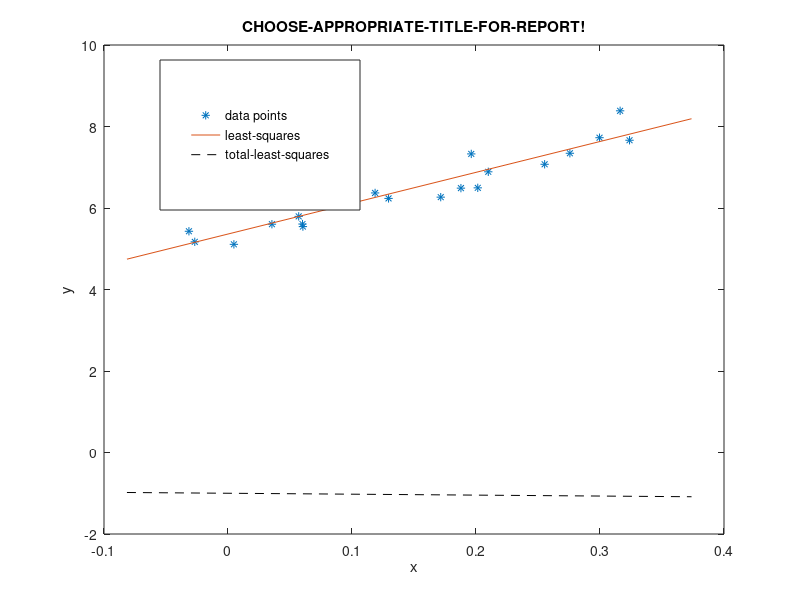

Recreate this plot in MATLAB.
% Task 1: Fit least squares and total least squares lines to data points.

% Clear up
clc;
close all;
clearvars;

% Begin by loading data points from linjepunkter.mat
load linjepunkter

% Convenient to have x, y as column vectors
x = x';
y = y';
N = length(x); % number of data points

% Plot data
plot(x, y, '*'); hold on;
xlabel('x') 
ylabel('y')
title('CHOOSE-APPROPRIATE-TITLE-FOR-REPORT!') % OBS - CHANGE TITLE!
x_fine = [min(x)-0.05,max(x)+0.05]; % used when plotting the fitted lines

A = [ x ones(length(x),1)];
% Fit a line to these data points with least squares
% Here you should write code to obtain the p_ls coefficients (assuming the
% line has the form y = p_ls(1) * x + p_ls(2)).
p_ls = (A'*A)\(A'*y)
plot(x_fine, p_ls(1) * x_fine + p_ls(2))

% Fit a line to these data points with total least squares.
% Note that the total least squares line has the form 
% ax + by + c = 0, but the plot command requires it to be of the form
% y = kx + m, so make sure to convert appropriately.

A_tls = (1-1/size(x,1)).*toeplitz([x'*x x'*y])
[V,D] = eig(A_tls)
a = V(1,2);
b = V(2,2);
c = mean(1/size(x,1)*(a*+b*y));
p_tls = [-c -a]./b % REMOVE AND REPLACE WITH TOTAL LEAST SQUARES
plot(x_fine, p_tls(1) * x_fine + p_tls(2), 'k--')

% Legend --> show which line corresponds to what (if you need to
% re-position the legend, you can modify rect below)
h=legend('data points', 'least-squares','total-least-squares');
rect = [0.20, 0.65, 0.25, 0.25];
set(h, 'Position', rect)

% After having plotted both lines, it's time to compute errors for the
% respective lines. Specifically, for each line (the least squares and the
% total least squares line), compute the least square error and the total
% least square error. Note that the error is the sum of the individual
% errors for each data point! In total you should get 4 errors. Report these
% in your report, and comment on the results. OBS: Recall the distance formula
% between a point and a line from linear algebra, useful when computing orthogonal
% errors!

% WRITE CODE BELOW TO COMPUTE THE 4 ERRORS